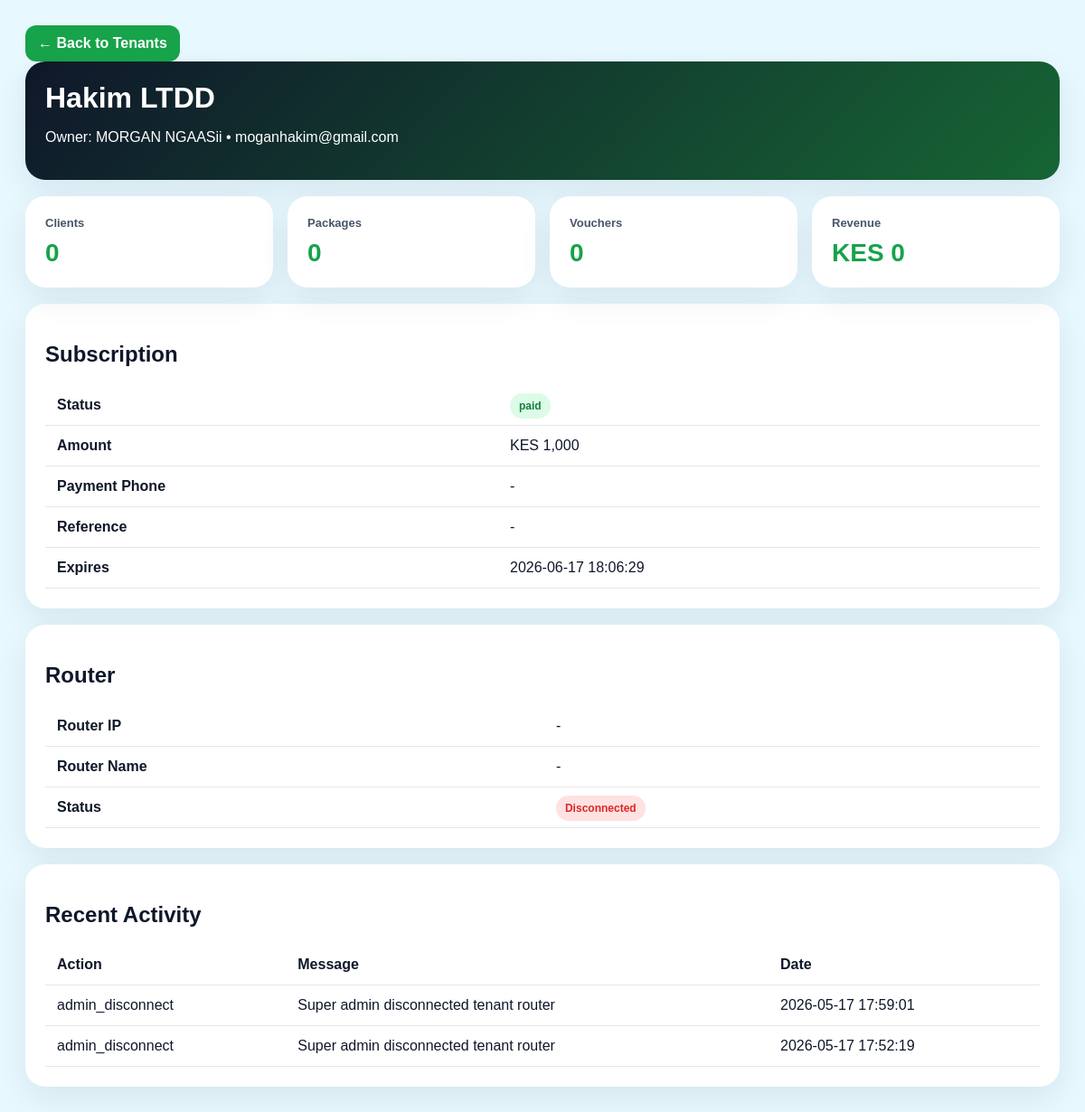
The app's page /admin_tenant_view.php?id=8 (signed in) with its own data.
### tables this page shows
CREATE TABLE `companies` (
  `id` int NOT NULL AUTO_INCREMENT,
  `company_name` varchar(150) NOT NULL,
  `owner_name` varchar(150) DEFAULT NULL,
  `phone` varchar(30) DEFAULT NULL,
  `email` varchar(150) DEFAULT NULL,
  `status` enum('pending','active','suspended','expired') DEFAULT 'pending',
  `created_at` timestamp NULL DEFAULT CURRENT_TIMESTAMP,
  `router_ip` varchar(100) DEFAULT NULL,
  `router_user` varchar(100) DEFAULT NULL,
  `router_pass` varchar(255) DEFAULT NULL,
  `router_port` varchar(20) DEFAULT '8728',
  `router_name` varchar(100) DEFAULT NULL,
  `router_connected` tinyint DEFAULT '1',
  `online_status` varchar(20) DEFAULT 'offline',
  `last_seen` datetime DEFAULT NULL,
  PRIMARY KEY (`id`)
);

CREATE TABLE `subscriptions` (
  `id` int NOT NULL AUTO_INCREMENT,
  `company_id` int NOT NULL,
  `amount` decimal(10,2) DEFAULT '1000.00',
  `status` enum('pending','paid','expired','failed') DEFAULT 'pending',
  `checkout_id` varchar(100) DEFAULT NULL,
  `mpesa_receipt` varchar(100) DEFAULT NULL,
  `starts_at` datetime DEFAULT NULL,
  `expires_at` datetime DEFAULT NULL,
  `created_at` timestamp NULL DEFAULT CURRENT_TIMESTAMP,
  `payment_phone` varchar(50) DEFAULT NULL,
  `payment_reference` varchar(100) DEFAULT NULL,
  PRIMARY KEY (`id`),
  KEY `company_id` (`company_id`),
  CONSTRAINT `subscriptions_ibfk_1` FOREIGN KEY (`company_id`) REFERENCES `companies` (`id`) ON DELETE CASCADE
);

CREATE TABLE `tenant_router_logs` (
  `id` int NOT NULL AUTO_INCREMENT,
  `company_id` int DEFAULT NULL,
  `action_type` varchar(50) DEFAULT NULL,
  `router_ip` varchar(120) DEFAULT NULL,
  `message` text,
  `created_at` timestamp NULL DEFAULT CURRENT_TIMESTAMP,
  PRIMARY KEY (`id`)
);

### admin_tenant_view.php (the view, shortened to what this page needs)
<?php
require_once "config/database.php";
$id = (int)($_GET["id"] ?? 0);
$stmt = $pdo->prepare("SELECT * FROM companies WHERE id=? LIMIT 1");
$stmt->execute([$id]);
$company = $stmt->fetch(PDO::FETCH_ASSOC);
function one($pdo,$sql,$id){
    $s=$pdo->prepare($sql);
    $s->execute([$id]);
    return $s->fetchColumn();
}
$clients = one($pdo,"SELECT COUNT(*) FROM clients WHERE company_id=?",$id);
$packages = one($pdo,"SELECT COUNT(*) FROM packages WHERE company_id=?",$id);
$vouchers = one($pdo,"SELECT COUNT(*) FROM vouchers WHERE company_id=?",$id);
$revenue = one($pdo,"SELECT COALESCE(SUM(amount),0) FROM payments WHERE company_id=? AND status='paid'",$id);
$sub = $pdo->prepare("SELECT * FROM subscriptions WHERE company_id=? ORDER BY id DESC LIMIT 1");
$sub->execute([$id]);
$subscription = $sub->fetch(PDO::FETCH_ASSOC);
$logs = $pdo->prepare("SELECT * FROM tenant_router_logs WHERE company_id=? ORDER BY id DESC LIMIT 10");
$logs->execute([$id]);
$activity = $logs->fetchAll(PDO::FETCH_ASSOC);
?>
<!DOCTYPE html>
<html>
<head>
</head>
<body>
<div class="main">
<a class="btn" href="admin_tenants.php">← Back to Tenants</a>
<div class="hero">
<h1><?php echo htmlspecialchars($company["company_name"]); ?></h1>
<p>Owner: <?php echo htmlspecialchars($company["owner_name"] ?? "-"); ?> • <?php echo htmlspecialchars($company["email"] ?? "-"); ?></p>
</div>
<div class="grid">
<div class="card"><h3>Clients</h3><strong><?php echo $clients; ?></strong></div>
<div class="card"><h3>Packages</h3><strong><?php echo $packages; ?></strong></div>
<div class="card"><h3>Vouchers</h3><strong><?php echo $vouchers; ?></strong></div>
<div class="card"><h3>Revenue</h3><strong>KES <?php echo number_format($revenue); ?></strong></div>
</div>
<div class="panel">
<h2>Subscription</h2>
<table>
<tr><th>Status</th><td><span class="badge <?php echo (($subscription["status"] ?? "")==="paid")?"green":"orange"; ?>"><?php echo htmlspecialchars($subscription["status"] ?? "none"); ?></span></td></tr>
<tr><th>Amount</th><td>KES <?php echo number_format($subscription["amount"] ?? 0); ?></td></tr>
<tr><th>Payment Phone</th><td><?php echo htmlspecialchars($subscription["payment_phone"] ?? "-"); ?></td></tr>
<tr><th>Reference</th><td><?php echo htmlspecialchars($subscription["payment_reference"] ?? "-"); ?></td></tr>
<tr><th>Expires</th><td><?php echo htmlspecialchars($subscription["expires_at"] ?? "-"); ?></td></tr>
</table>
</div>
<div class="panel">
<h2>Router</h2>
<table>
<tr><th>Router IP</th><td><?php echo htmlspecialchars($company["router_ip"] ?? "-"); ?></td></tr>
<tr><th>Router Name</th><td><?php echo htmlspecialchars($company["router_name"] ?? "-"); ?></td></tr>
<tr><th>Status</th><td><?php echo empty($company["router_ip"]) ? "<span class='badge red'>Disconnected</span>" : "<span class='badge green'>Connected</span>"; ?></td></tr>
</table>
</div>
<div class="panel">
<h2>Recent Activity</h2>
<table>
<tr><th>Action</th><th>Message</th><th>Date</th></tr>
<?php foreach($activity as $a): ?>
<tr>
<td><?php echo htmlspecialchars($a["action_type"]); ?></td>
<td><?php echo htmlspecialchars($a["message"]); ?></td>
<td><?php echo htmlspecialchars($a["created_at"]); ?></td>
</tr>
<?php endforeach; ?>
</table>
</div>
</div>
</body>
</html>

### admin_tenant_view.php (style rules this page uses)
body { margin:0;font-family:Arial;background:#e7f8ff;color:#0f172a }
.main { padding:28px }
.hero,.card,.panel { background:white;border-radius:22px;padding:22px;box-shadow:0 12px 35px rgba(15,23,42,.08);margin-bottom:18px }
.hero { background:linear-gradient(135deg,#0f172a,#166534);color:white }
.hero h1 { margin:0 }
.grid { display:grid;grid-template-columns:repeat(auto-fit,minmax(220px,1fr));gap:16px }
.card h3 { margin:0;color:#475569;font-size:13px }
.card strong { display:block;margin-top:10px;font-size:28px;color:#16a34a }
table { width:100%;border-collapse:collapse }
td,th { padding:13px;border-bottom:1px solid #e5e7eb;text-align:left }
.badge { padding:7px 10px;border-radius:999px;font-weight:900;font-size:12px }
.green { background:#dcfce7;color:#15803d }
.red { background:#fee2e2;color:#dc2626 }
.btn { display:inline-block;background:#16a34a;color:white;padding:11px 14px;border-radius:12px;text-decoration:none;font-weight:900 }

### records on screen
companies: company_name "Hakim LTDD", owner_name "MORGAN NGAASii", email "moganhakim@gmail.com", router_ip "-", router_name "-"
subscriptions: status "paid", amount "1,000", payment_phone "-", payment_reference "-", expires_at "2026-06-17 18:06:29"
tenant_router_logs: action_type "admin_disconnect", message "Super admin disconnected tenant router", created_at "2026-05-17 17:59:01"
tenant_router_logs: action_type "admin_disconnect", message "Super admin disconnected tenant router", created_at "2026-05-17 17:52:19"

### other values on screen
$clients "0"
$packages "0"
$vouchers "0"
$revenue "0"
